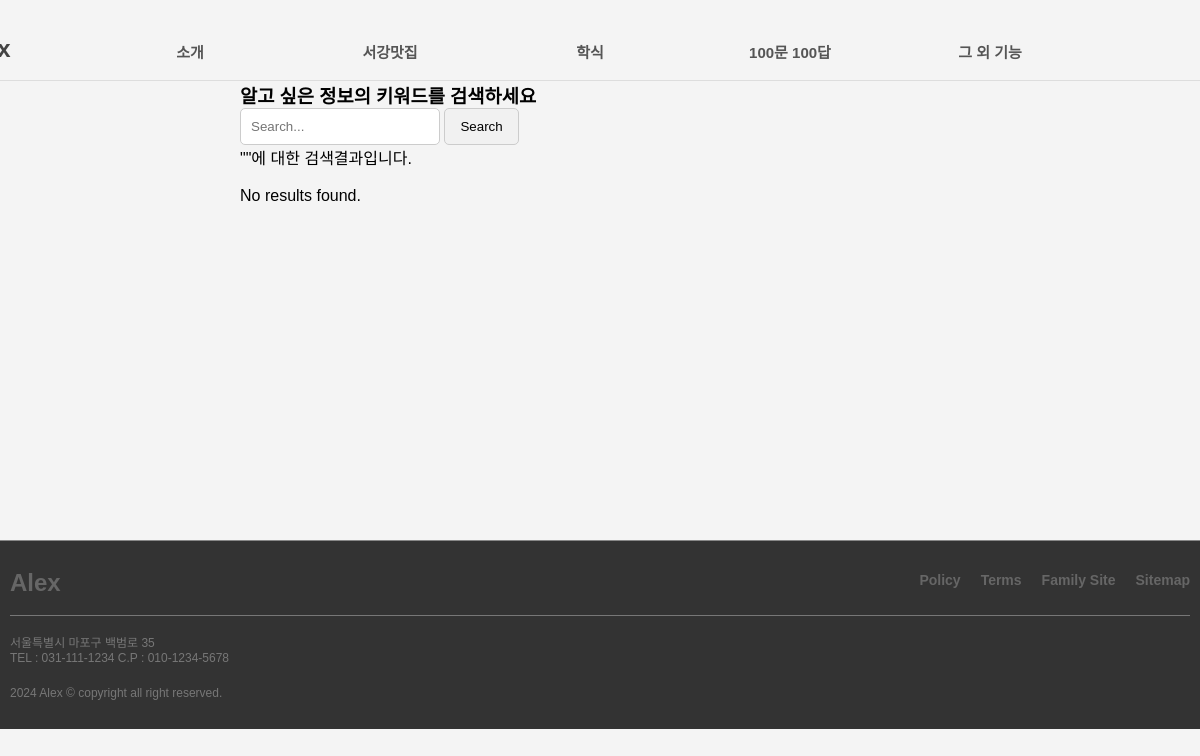
The page /hunQ/ on the database as committed earlier.
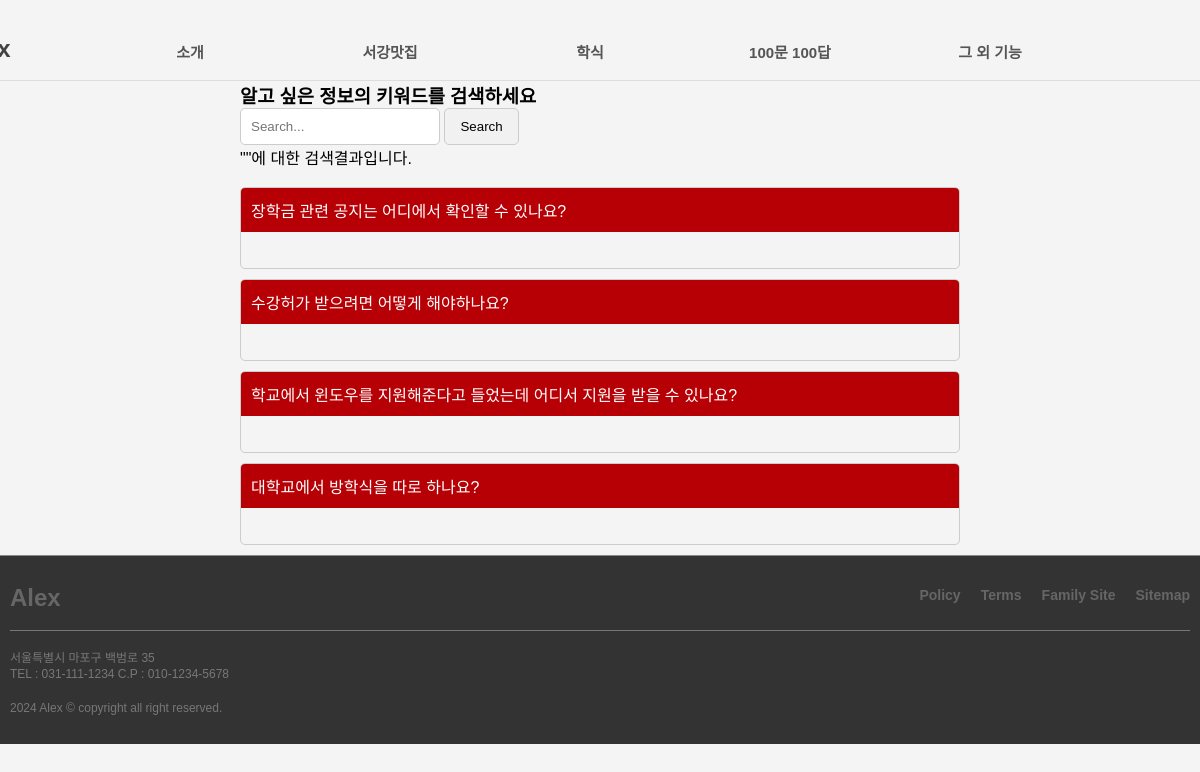
The same page on the database as committed later.
### hunQ/models.py (models this page shows, shortened)
class Question(models.Model):
  question = models.CharField(max_length=100)
  description = models.TextField(blank=True)

### hunQ/views.py (the view)
# urls.py: path('', question_search, name='hunQ'),
def question_search(request):
    query = request.GET.get('q', '')  # 검색어를 가져옵니다.
    if query:
        questions = Question.objects.filter(question__icontains=query)
    else:
        questions = Question.objects.all()
    return render(request, 'hunQ/hunQ.html', {'query': query, 'questions': questions})

### hunQ/templates/hunQ/hunQ.html (shortened to what this page needs)
<!DOCTYPE html>
{% load static %}
<html lang="ko">
<head>
  <link rel="stylesheet" href="{% static 'css/hunQ.css' %}?after">
</head>
<body>
  <header>
    <div class="inner">
        <h1><a href="{% url 'home' %}">Alex</a></h1>
        <ul id="gnb">
          <li>
            <a href="#">소개</a>
          </li>
          <li>
            <a href="#">서강맛집</a>
          </li>
          <li><a href="#">학식</a></li>
          <li><a href="{% url 'hunQ' %}">100문 100답</a></li>
          <li>
            <a href="#">그 외 기능</a>
          </li>
        </ul>
    </div>
  </header>
  <div id="question_search">
    {% block content %}
      <h3>알고 싶은 정보의 키워드를 검색하세요</h3>
      <form method="get" action="{% url 'hunQ' %}">
        <div class="search-container">
          <input class="search-input" type="text" name="q" placeholder="Search...">
          <input class="search-btn" type="submit" value="Search">
        </div>
      </form>
      <p>"{{ query }}"에 대한 검색결과입니다.</p><br>
      {% if questions %}
        <ul>
          {% for questions in questions %}
            <li class="box">
              <div class="question_description">
                <div class="question" onclick="toggleAccordion(this)">{{ questions.question }}</div><br>
                <div class="description">{{ questions.description }}</div><br>
              </div>
            </li>
          {% endfor %}
        </ul>
      {% else %}
        <p>No results found.</p>
      {% endif %}
    {% endblock %}
  </div>
  <footer>
    <div class="inner">
        <div class="upper">
            <h1>Alex</h1>
            <ul>
                <li><a href="#">Policy</a></li>
                <li><a href="#">Terms</a></li>
                <li><a href="#">Family Site</a></li>
                <li><a href="#">Sitemap</a></li>
            </ul>
        </div>
        <div class="lower">
            <address>
                서울특별시 마포구 백범로 35<br>
                TEL : 031-111-1234 C.P : 010-1234-5678
            </address>
            <p>
                2024 Alex &copy; copyright all right reserved.
            </p>
        </div>
    </div>
  </footer>
</body>
</html>

Rows that differ between the two databases and show on the page:
added Question: question "장학금 관련 공지는 어디에서 확인할 수 있나요?"
added Question: question "수강허가 받으려면 어떻게 해야하나요?"
added Question: question "학교에서 윈도우를 지원해준다고 들었는데 어디서 지원을 받을 수 있나요?"
added Question: question "대학교에서 방학식을 따로 하나요?"
Other text that changed with them:
text no longer shown: "No results found."
